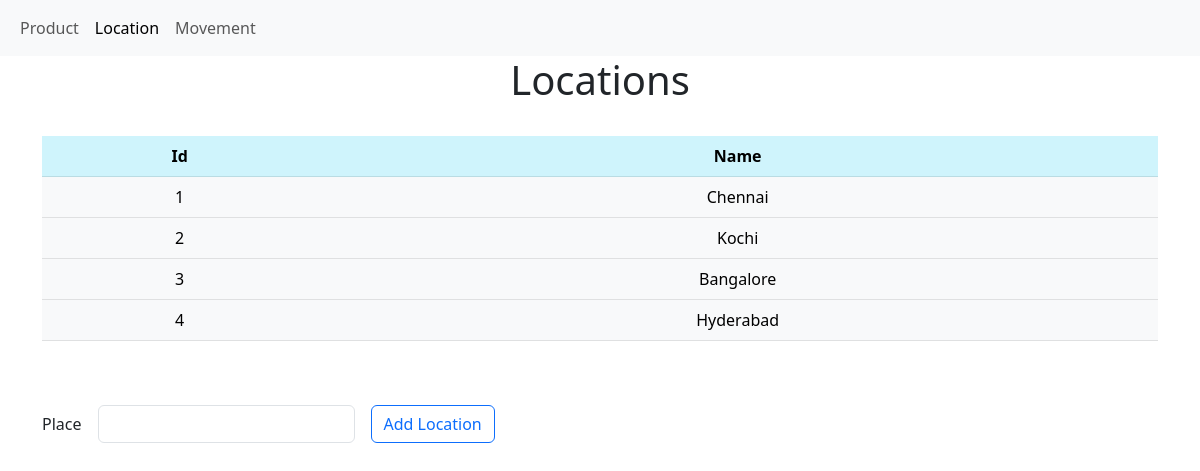
The page /Add/Edit/ViewLocation/ on the database its author committed.
### core/models.py (models this page shows, shortened)
class Location(db.Model):
    location_id = db.Column(db.Integer, primary_key=True)
    name = db.Column(db.String(30), unique=True, nullable=False)

### core/routes.py (the view)
@app.route("/Add/Edit/ViewLocation/", methods=['GET', 'POST'])
def location():
    if request.method == "POST":
        add_data(Location, "location_name") # adding new location to database
    locations = Location.query.all()
    return render_template("location.html", locations=locations)

### core/templates/location.html (shortened to what this page needs)
{% extends 'base.html' %}
{% block location_nav %} active {% endblock %}
{% block content %}
<div class="container-fluid text-center">
  <h1>Locations</h1>
  <br />
  <div class="container-sm">
    {% if locations %}
    <table class="table table-info table-hover">
      <thead>
        <tr>
          <th scope="col">Id</th>
          <th scope="col">Name</th>
        </tr>
      </thead>
      <tbody>
        {% for location in locations %}
        <tr class="table-light">
          <td>{{location.location_id}}</td>
          <td>{{location.name}}</td>
        </tr>
        {% endfor %}
      </tbody>
    </table>
    {% else %}
    <h3 class="text-secondary">No Locations added</h3>
    {% endif %}
    <br /><br />
    <form action="http://127.0.0.1:5000/Add/Edit/ViewLocation/" method="post">
      <div class="row g-3 align-items-center">
        <div class="col-auto">
          <label for="location_name" class="col-form-label">Place</label>
        </div>
        <div class="col-auto">
          <input
            type="text"
            name="location_name"
            class="form-control"
            required
          />
        </div>
        <div class="col-auto">
          <button type="submit" class="btn btn-outline-primary">
            Add Location
          </button>
        </div>
      </div>
    </form>
  </div>
</div>
{% endblock %}

### rows shown on the page
Location: location_id "1", name "Chennai"
Location: location_id "2", name "Kochi"
Location: location_id "3", name "Bangalore"
Location: location_id "4", name "Hyderabad"
